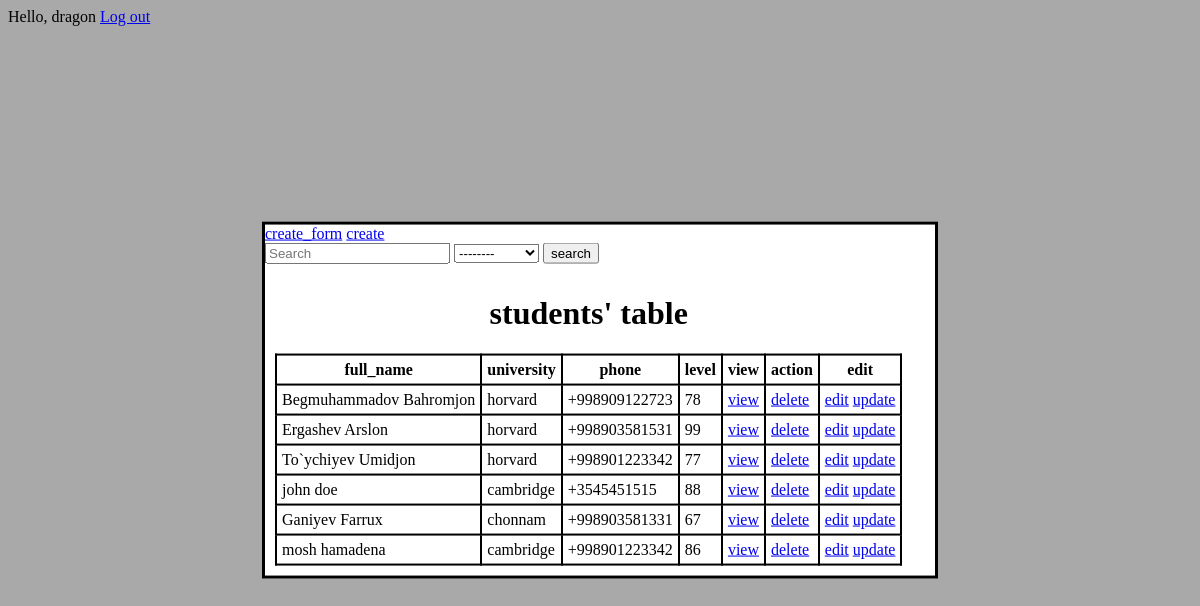
The app's page / (signed in) with its own data.
### student_reg/models.py (models this page shows, shortened)
class Table(models.Model):
    STATUS = (
        ('male', 'male'),
        ('female', 'female')
    )
    full_name = models.CharField(max_length=50)
    phone = models.CharField(max_length=15)
    level = models.CharField(max_length=5)
    owner = models.ForeignKey(User, on_delete=models.CASCADE, null=True, blank=True)
    university = models.ForeignKey(University, on_delete=models.CASCADE)
    type = models.CharField(max_length=10, null=True, choices=STATUS)

class University(models.Model):
    name = models.CharField(max_length=50)
    def __str__(self):
        return self.name

### student_reg/views.py (the view)
# urls.py: path('', table, name='table'),
def table(request):
    students = Table.objects.all()
    universities = University.objects.all()
    context = {'students': students,
               'universities': universities}
    return render(request, 'home.html', context)

### templates/home.html (shortened to what this page needs)
{% load static %}
<!doctype html>
<html lang="en">
<head>
    <link rel="stylesheet" href="{% static 'style.css' %}">
   {% if user.is_authenticated %}
    Hello, {{ user.username }}
       <a href="{% url 'users:logout' %}">Log out</a>
    {% else %}
    <a href="{% url 'users:login' %}">Log in</a>
    <a href="{% url 'users:u_register' %}">register</a>
    {% endif %}
</head>
<body>
<div class="table">
<a href="{% url 'add_student' %}"><span>create_form</span></a>
<a href="reg"><span>create</span></a>
<form action="{% url 'search' %}" method="post">
    <input type="text" name="fullName" placeholder="Search">
    <select name="chosen_university">
    <option value="%">--------</option>
    </select>
    <input type="submit" value="search">
</form>
<table>
    <thead>
    <caption><h1>students' table</h1></caption>
    <tr>
        <th>full_name</th>
        <th>university</th>
        <th>phone</th>
        <th>level</th>
        <th>view</th>
        <th>action</th>
        <th>edit</th>
    </tr>
    </thead>
    <tbody>
    {% for student in students %}
        <tr>
            <td>
                {{ student.full_name }}
            </td>
            <td>
                {{ student.university }}
            </td>
            <td>
                {{ student.phone }}
            </td>
            <td>
                {{ student.level }}
            </td>
            <td>
                <a href="/view/{{ student.id }}">view</a>
            </td>
            <td>
             <a href="/delete/{{ student.id }}">delete</a>
            </td>
            <td>
             <a href="/edit/{{ student.id }}">edit</a>
                <a href="{% url 'update_student' student.id %}">update</a>
            </td>
        </tr>
    {% endfor %}
    </tbody>
</table>
</div>
</body>
</html>

### static/style.css (style rules this page uses)
body { background-color: darkgrey; }
.table { background-color: white; border: 3px black solid; width:670px; margin: 0; position: absolute; top: 50%; left: 50%; transform: translate(-50%, -50%); }
table { margin: 10px; border-collapse: collapse; }
table, th, td { border:2px black solid; padding: 5px; }
tr { margin-left: 800px; }

### records on screen
Table: full_name "Begmuhammadov Bahromjon", university "horvard", phone "+998909122723", level "78"
Table: full_name "Ergashev Arslon", university "horvard", phone "+998903581531", level "99"
Table: full_name "To`ychiyev Umidjon", university "horvard", phone "+998901223342", level "77"
Table: full_name "john doe", university "cambridge", phone "+3545451515", level "88"
Table: full_name "Ganiyev Farrux", university "chonnam", phone "+998903581331", level "67"
Table: full_name "mosh hamadena", university "cambridge", phone "+998901223342", level "86"

### other values on screen
{{ user.username }} "dragon"
